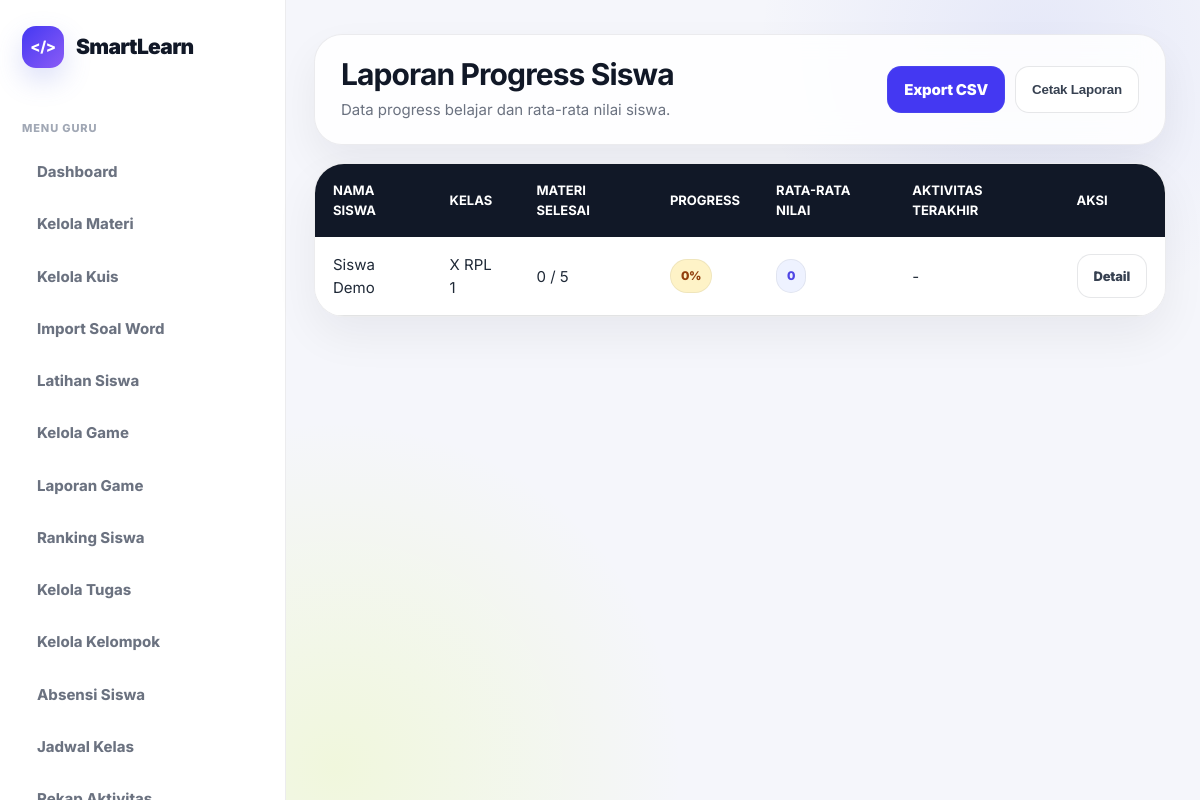
Page /pages/guru/laporan.php (signed in) on the committed database.
### tables this page shows
CREATE TABLE IF NOT EXISTS ui_settings (
    id_setting INT AUTO_INCREMENT PRIMARY KEY,
    app_name VARCHAR(100) NOT NULL DEFAULT 'SmartLearn',
    logo_icon VARCHAR(20) NOT NULL DEFAULT '</>',
    primary_color VARCHAR(20) NOT NULL DEFAULT '#4438f2',
    accent_color VARCHAR(20) NOT NULL DEFAULT '#d8ff3e',
    sidebar_color VARCHAR(20) NOT NULL DEFAULT '#151923',
    radius_size INT NOT NULL DEFAULT 30,
    updated_at TIMESTAMP DEFAULT CURRENT_TIMESTAMP ON UPDATE CURRENT_TIMESTAMP
);

CREATE TABLE users (
    id_user INT AUTO_INCREMENT PRIMARY KEY,
    nama VARCHAR(100) NOT NULL,
    email VARCHAR(100) NOT NULL UNIQUE,
    password VARCHAR(255) NOT NULL,
    role ENUM('siswa','guru','admin') NOT NULL,
    kelas VARCHAR(50) DEFAULT NULL,
    created_at TIMESTAMP DEFAULT CURRENT_TIMESTAMP
);

### includes/ui_settings.php (called while the page is built, shortened)
<?php
$ui = [
    'app_name' => 'SmartLearn',
    'logo_icon' => 'SL',
    'primary_color' => '#5b6ee1',
    'accent_color' => '#d8ff3e',
    'sidebar_color' => '#ffffff',
    'radius_size' => 24,
    'font_family' => 'Inter, Arial, sans-serif',
    'font_size' => 15,
    'text_color' => '#1f2937',
    'heading_color' => '#111827',
    'panel_color' => '#ffffff',
    'theme_template' => 'smartlearn_clean'
];
if (isset($koneksi)) {
    $ui_query = @mysqli_query($koneksi, "SELECT * FROM ui_settings WHERE id_setting=1");
    if ($ui_query && mysqli_num_rows($ui_query) > 0) {
        $db_ui = mysqli_fetch_assoc($ui_query);
        foreach ($db_ui as $key => $value) {
            if ($value !== null && $value !== '') {
                $ui[$key] = $value;
            }
        }
    }
}
$ui_app_name = $ui['app_name'] ?? 'SmartLearn';
$ui_logo_icon = $ui['logo_icon'] ?? 'SL';
?>

### pages/guru/laporan.php (the view, shortened to what this page needs)
<?php
include "../../config/koneksi.php";
$total_materi = mysqli_fetch_assoc(mysqli_query($koneksi, "SELECT COUNT(*) AS total FROM materi"))['total'];
$laporan = mysqli_query($koneksi, "
    SELECT
        users.id_user,
        users.nama,
        users.kelas,
        COUNT(DISTINCT progres_belajar.id_materi) AS materi_selesai,
        COALESCE(ROUND(AVG(nilai.skor)), 0) AS rata_nilai,
        MAX(nilai.tanggal) AS aktivitas_terakhir
    FROM users
    LEFT JOIN progres_belajar ON users.id_user = progres_belajar.id_user AND progres_belajar.status='selesai'
    LEFT JOIN nilai ON users.id_user = nilai.id_user
    WHERE users.role='siswa'
    GROUP BY users.id_user, users.nama, users.kelas
    ORDER BY users.nama ASC
");
?>
<!DOCTYPE html>
<html lang="id">
<head>
    <link rel="stylesheet" href="../../assets/css/style.css">
</head>
<body>
<div class="dashboard-layout">
    <?php include "sidebar.php"; ?>
    <main class="main">
        <div class="topbar">
            <div>
                <h1>Laporan Progress Siswa</h1>
                <p>Data progress belajar dan rata-rata nilai siswa.</p>
            </div>
            <div class="page-actions">
                <a class="btn btn-primary" href="export_laporan.php">Export CSV</a>
                <button class="btn btn-outline" onclick="window.print()">Cetak Laporan</button>
            </div>
        </div>
        <div class="table-wrapper">
            <table>
                <thead>
                    <tr>
                        <th>Nama Siswa</th>
                        <th>Kelas</th>
                        <th>Materi Selesai</th>
                        <th>Progress</th>
                        <th>Rata-rata Nilai</th>
                        <th>Aktivitas Terakhir</th>
                        <th>Aksi</th>
                    </tr>
                </thead>
                <tbody>
                    <?php while($row = mysqli_fetch_assoc($laporan)): ?>
                        <?php $persen = $total_materi > 0 ? round(($row['materi_selesai'] / $total_materi) * 100) : 0; ?>
                        <tr>
                            <td><?= $row['nama']; ?></td>
                            <td><?= $row['kelas']; ?></td>
                            <td><?= $row['materi_selesai']; ?> / <?= $total_materi; ?></td>
                            <td>
                                <span class="badge <?= $persen >= 75 ? 'badge-success' : 'badge-warning'; ?>"><?= $persen; ?>%</span>
                            </td>
                            <td><span class="badge badge-primary"><?= $row['rata_nilai']; ?></span></td>
                            <td><?= $row['aktivitas_terakhir'] ?: '-'; ?></td>
                            <td><a class="btn btn-outline btn-sm" href="detail_siswa.php?id=<?= $row['id_user']; ?>">Detail</a></td>
                        </tr>
                    <?php endwhile; ?>
                </tbody>
            </table>
        </div>
    </main>
</div>
</body>
</html>

### pages/guru/sidebar.php (shortened to what this page needs)
<?php
$currentPage = basename($_SERVER['PHP_SELF']);
include_once "../../includes/ui_settings.php";
?>
<aside class="sidebar">
    <div class="logo">
        <div class="logo-icon"><?= htmlspecialchars($ui_logo_icon); ?></div>
        <span><?= htmlspecialchars($ui_app_name); ?></span>
    </div>
    <div class="menu">
        <div class="menu-title">Menu Guru</div>
        <a class="<?= $currentPage == 'dashboard.php' ? 'active' : ''; ?>" href="dashboard.php">Dashboard</a>
        <a class="<?= in_array($currentPage, ['kelola_materi.php','edit_materi.php']) ? 'active' : ''; ?>" href="kelola_materi.php">Kelola Materi</a>
        <a class="<?= in_array($currentPage, ['kelola_kuis.php','edit_kuis.php']) ? 'active' : ''; ?>" href="kelola_kuis.php">Kelola Kuis</a>
        <a class="<?= $currentPage == 'import_soal_word.php' ? 'active' : ''; ?>" href="import_soal_word.php">Import Soal Word</a>
        <a class="<?= $currentPage == 'latihan_siswa.php' ? 'active' : ''; ?>" href="latihan_siswa.php">Latihan Siswa</a>
        <a class="<?= in_array($currentPage, ['kelola_game.php','edit_game_question.php']) ? 'active' : ''; ?>" href="kelola_game.php">Kelola Game</a>
        <a class="<?= $currentPage == 'laporan_game.php' ? 'active' : ''; ?>" href="laporan_game.php">Laporan Game</a>
        <a class="<?= $currentPage == 'ranking.php' ? 'active' : ''; ?>" href="ranking.php">Ranking Siswa</a>
        <a class="<?= in_array($currentPage, ['kelola_tugas.php','penilaian_tugas.php']) ? 'active' : ''; ?>" href="kelola_tugas.php">Kelola Tugas</a>
        <a class="<?= $currentPage == 'kelola_kelompok.php' ? 'active' : ''; ?>" href="kelola_kelompok.php">Kelola Kelompok</a>
        <a class="<?= $currentPage == 'absensi.php' ? 'active' : ''; ?>" href="absensi.php">Absensi Siswa</a>
        <a class="<?= $currentPage == 'jadwal.php' ? 'active' : ''; ?>" href="jadwal.php">Jadwal Kelas</a>
        <a class="<?= $currentPage == 'rekap_aktivitas.php' ? 'active' : ''; ?>" href="rekap_aktivitas.php">Rekap Aktivitas</a>
    </div>
</aside>

### rows in the picture
ui_settings: logo_icon "</>", app_name "SmartLearn"
users: nama "Siswa Demo", kelas "X RPL 1", materi_selesai "0", total_materi "5", persen "0", rata_nilai "0", aktivitas_terakhir "-"
